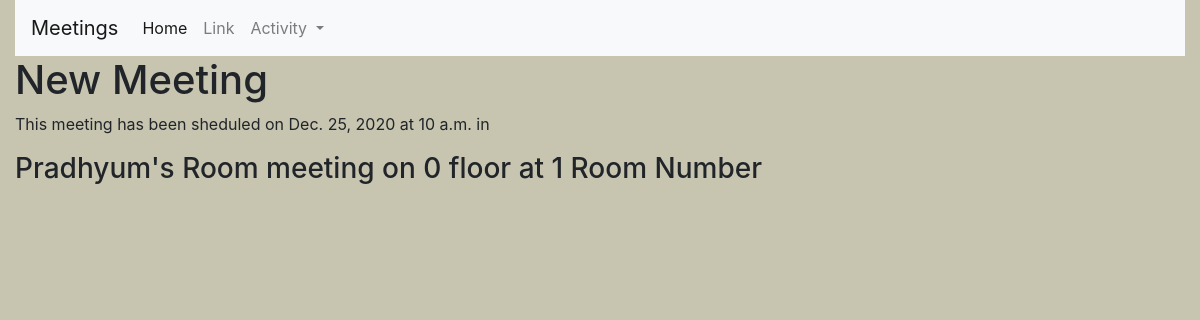
The app's page /meeting/7 with its own data.
### meeting/models.py (models this page shows, shortened)
class Meeting(models.Model):
    title = models.CharField(max_length=200)
    date = models.DateField()
    start_time = models.TimeField(default=time(10))
    duration = models.IntegerField(default=1)
    room = models.ForeignKey(Room, on_delete=models.CASCADE)

class Room(models.Model):
    name = models.CharField(max_length=250)
    floor_number = models.IntegerField()
    room_number = models.IntegerField()
    def __str__(self):
        return f"{self.name} meeting on {self.floor_number} floor at {self.room_number} Room Number"

### meeting/views.py (the view)
# urls.py: path('<int:id>', details, name='details'),
def details(request, id):
    meeting = get_object_or_404(Meeting, pk=id)
    return render(request, "meeting/details.html", {'meeting': meeting,
                                                    'message': "Created By Pradhyum Vyas",
                                                    'date': (datetime.today().date())})

### meeting/templates/meeting/details.html (shortened to what this page needs)
{% extends 'base.html' %}
{% block content %}
<div class="container-fluid pradhyum">
    <h1>{{meeting.title}}</h1>
    <p>This meeting has been sheduled on {{meeting.date}} at {{meeting.start_time}} in
    <h3>{{meeting.room}}</h3>
    </p>
</div>
{% endblock %}

### website/static/website/main.css (style rules this page uses)
body { background-color: rgb(199, 197, 176); }

### records on screen
Meeting: title "New Meeting", date "Dec. 25, 2020", start_time "10 a.m.", room "Pradhyum's Room meeting on 0 floor at 1 Room Number"
